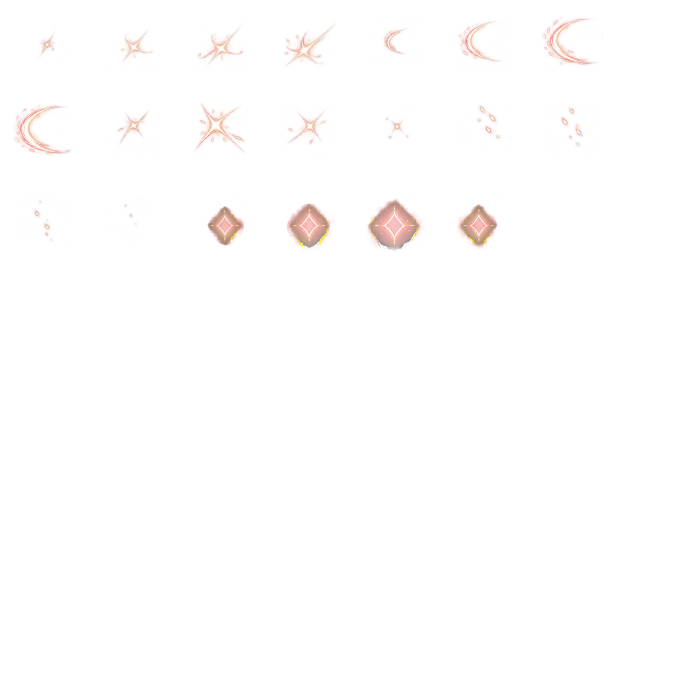
#> input picture incoming/ART-VFX-EXEC-WARD-001/execute_fx.webp, 2048 x 2048 px, given in place of execute.png, which was not available (shown at 1/3 size)
$ python build_assets.py
#> lines starting #> are read from the running program, lines starting #| are printed output that depends on the picture; pictures that were not available may be replaced by others from this repository, and a replacement may not be noted
#> `atlas = Image.new('RGBA', (2048, 2048))`: atlas: PIL image 2048x2048 RGBA; every value is 0
"""Package original generated RGBA flipbooks. Run with Pillow; writes only here."""
from pathlib import Path
from PIL import Image, ImageOps, ImageEnhance
import json, hashlib

ROOT = Path(__file__).resolve().parent
SPEC = {
    'execute': [('blade_glint','execute',0),('slash_ribbon','execute',1),
                ('contact_star','execute',2),('falling_spark','execute',3),
                ('rose_mark_pulse','supplement',0)],
    'ward': [('weave_thread','ward',0),('curved_veil','ward',1),
             ('settle','ward',2),('dissolve','ward',3),
             ('rim_crescent','supplement',1),('sparse_rune','supplement',2),
             ('quiet_rim','supplement',3)]}

def split(sheet, row):
#> called with sheet = 'execute', row = 0
    src = Image.open(ROOT/'generated'/f'{sheet}.png').convert('RGBA')
#> src is the input picture: PIL image 2048x2048 RGBA; mean R, G, B, A 11.5, 6.8, 5.3, 4.2
    # The supplemental generator used uneven row heights. Explicit reviewed row
    # bounds prevent a neighboring row's glints from leaking into quiet rims.
    boundaries=[0,320/1254,690/1254,990/1254,1] if sheet=='supplement' else [0,.25,.5,.75,1]
    cells = [src.crop((round(i*src.width/4),round(boundaries[row]*src.height),
                      round((i+1)*src.width/4),round(boundaries[row+1]*src.height))) for i in range(4)]
#> cells = 4 items
    # Retain grid-relative centers and relative frame sizes. Reserve a certified
    # transparent outer band, including the 4px inset where Bolt had a square.
    out=[]
    for cell in cells:
        im=ImageOps.contain(cell,(192,192),Image.Resampling.LANCZOS)
        canvas=Image.new('RGBA',(256,256)); canvas.paste(im,((256-im.width)//2,(256-im.height)//2))
        # Guard against any generated square outline: smoothly taper only the
        # exterior 16% of the cell, leaving the principal artwork untouched.
        pixels=canvas.load()
        for y in range(32,224):
            for x in range(32,224):
                r,g,b,a=pixels[x,y]
                d=min(x-32,y-32,223-x,223-y)
                a=round(a*min(1,max(0,d/16)))
                pixels[x,y]=(r,g,b,a) if a else (0,0,0,0)
        out.append(canvas)
#> this loop made 4 passes
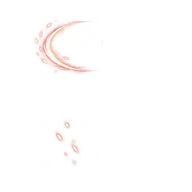
#> im: PIL image 192x192 RGBA; mean R, G, B, A 25.8, 15.5, 10.5, 5.2; transparent parts drawn white
#> after the loop, out = 4 items
    return out

def overlay(canvas,im,xy,size):
    fit=im.resize(size,Image.Resampling.LANCZOS)
    canvas.alpha_composite(fit,(round(xy[0]-size[0]/2),round(xy[1]-size[1]/2)))

report={}
for effect, spec in SPEC.items():
    folder=ROOT/effect; sources=folder/'sources'; sources.mkdir(parents=True,exist_ok=True)
    atlas=Image.new('RGBA',(2048,2048)); frames={}; animations={}; images={}
    n=0
    for layer,sheet,row in spec:
        cells=split(sheet,row); strip=Image.new('RGBA',(1024,256))
#> after `cells = split(sheet, row)`: cells = 4 items
#> after `strip = Image.new('RGBA', (1024, 256))`: strip: PIL image 1024x256 RGBA; every value is 0
        for i,im in enumerate(cells):
            name=f'{layer}_{i:02d}'; images[name]=im
            im.save(sources/f'{name}.png'); strip.paste(im,(i*256,0))
            x=4+(n%7)*264; y=4+(n//7)*264; n+=1
            atlas.paste(im,(x,y))
            frames[name]={'frame':{'x':x,'y':y,'w':256,'h':256},'rotated':False,'trimmed':False,
              'spriteSourceSize':{'x':0,'y':0,'w':256,'h':256},'sourceSize':{'w':256,'h':256},
              'pivot':{'x':.5,'y':.5}}
#> this loop made 4 passes
#> (name, x) on passes 1 to 4: ('blade_glint_00', 4), ('blade_glint_01', 268), ('blade_glint_02', 532), ('blade_glint_03', 796)
#> pass 1, `im.save(sources / f'{name}.png')`:
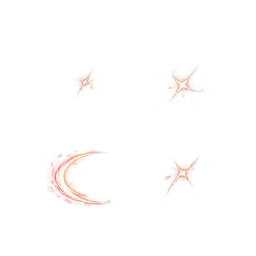
#> saved as blade_glint_00.png: PIL image 256x256 RGBA; mean R, G, B, A 16.6, 10.6, 8.5, 4.7; transparent parts drawn white
#> after the loop:
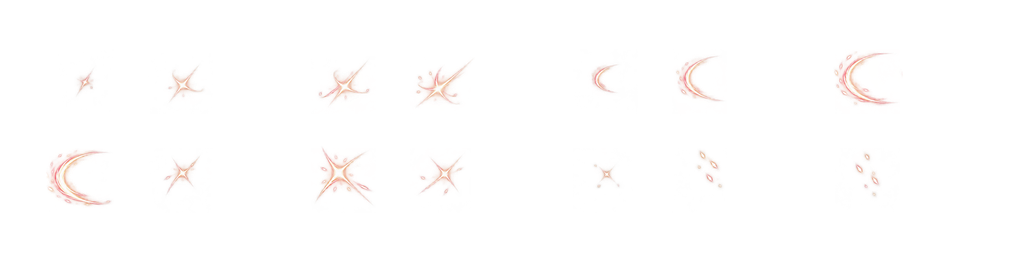
#> strip: PIL image 1024x256 RGBA; mean R, G, B, A 17.9, 10.5, 7.8, 3.9; transparent parts drawn white
#> after the loop, frames = 4 items; images = 4 items; n = 4
        strip.save(sources/f'{layer}_strip.png')
        animations[layer]={'count':4,'cell':[256,256],'layout':'horizontal',
                           'frames':[f'{layer}_{i:02d}' for i in range(4)]}
    static='contact_star_01' if effect=='execute' else 'settle_01'
#> static = 'contact_star_01'
    images['static_impact']=images[static]; frames['static_impact']=frames[static].copy()
    images['static_impact'].save(sources/'static_impact.png')
    path=ROOT/f'{effect}_fx.webp'; atlas.save(path,lossless=True,exact=True,method=6)
    meta={'app':'ART-VFX-EXEC-WARD-001','version':'1','image':path.name,'format':'RGBA8888',
          'size':{'w':2048,'h':2048},'scale':'1','alphaMode':'straight','animations':animations,
          'staticImpactFrame':'static_impact'}
    (ROOT/f'{effect}_fx.json').write_text(json.dumps({'frames':frames,'meta':meta},indent=2)+'\n')
    decoded=Image.open(path).convert('RGBA'); checks=[]
    for name, f in frames.items():
        r=f['frame']; im=decoded.crop((r['x'],r['y'],r['x']+256,r['y']+256))
        assert im.tobytes()==images[name].tobytes(), name
        a=im.getchannel('A')
        bands=[a.crop(box).getextrema()[1] for box in [(0,0,256,16),(0,240,256,256),(0,0,16,256),(240,0,256,256)]]
        assert max(bands)==0, name
        # A square frame spanning the cell would appear as long runs on these
        # rows/columns. Check every line in the outer 32px, not just four pixels.
        longest=0
        for k in list(range(32))+list(range(224,256)):
            for line in [[a.getpixel((j,k)) for j in range(256)], [a.getpixel((k,j)) for j in range(256)]]:
                run=0
                for v in line:
                    run=run+1 if v>8 else 0; longest=max(longest,run)
        assert longest<128,(name,longest)
        checks.append({'frame':name,'alphaRange':a.getextrema(),'outer16pxAlphaMax':max(bands),'outer32pxLongestRunAbove8':longest})
#> this loop made 21 passes
#> (name, r) on passes 1 to 11: ('blade_glint_00', {'x': 4, 'y': 4, 'w': 256, 'h': 256}), ('blade_glint_01', {'x': 268, 'y': 4, 'w': 256, 'h': 256}), ('blade_glint_02', {'x': 532, 'y': 4, 'w': 256, 'h': 256}), ('blade_glint_03', {'x': 796, 'y': 4, 'w': 256, 'h': 256}), ('slash_ribbon_00', {'x': 1060, 'y': 4, 'w': 256, 'h': 256}), ('slash_ribbon_01', {'x': 1324, 'y': 4, 'w': 256, 'h': 256}), ('slash_ribbon_02', {'x': 1588, 'y': 4, 'w': 256, 'h': 256}), ('slash_ribbon_03', {'x': 4, 'y': 268, 'w': 256, 'h': 256}), ('contact_star_00', {'x': 268, 'y': 268, 'w': 256, 'h': 256}), ('contact_star_01', {'x': 532, 'y': 268, 'w': 256, 'h': 256}), ('contact_star_02', {'x': 796, 'y': 268, 'w': 256, 'h': 256})
#> pass 1, `a=im.getchannel('A')`:
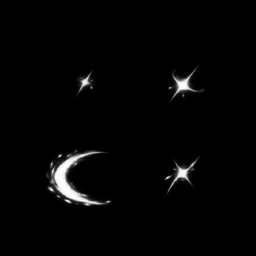
#> a: PIL image 256x256 L; min 0, max 254, mean 4.7
#> after the loop: a: PIL image 256x256 L; every value is 0
#> after the loop, checks = 21 items
    bg=Image.open(ROOT.parents[1]/'public/assets/art/ruins.webp').convert('RGB')
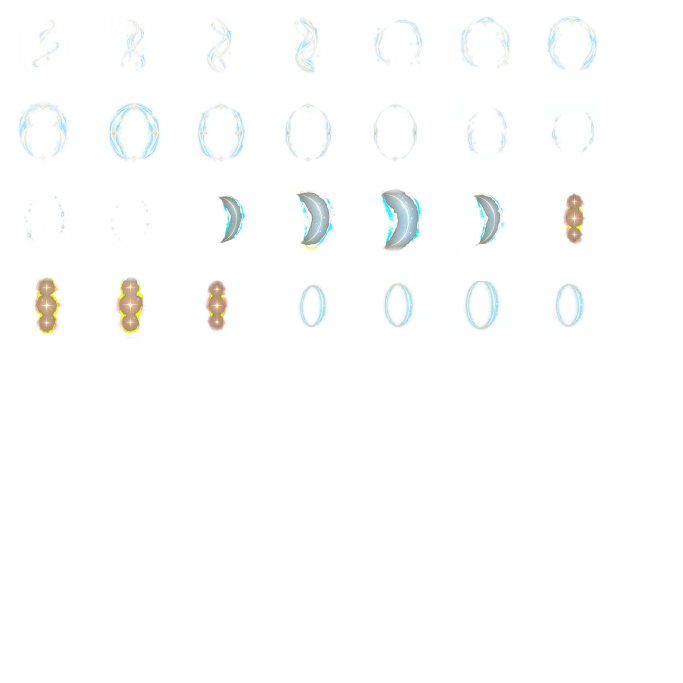
#> input picture incoming/ART-VFX-EXEC-WARD-001/ward_fx.webp, 2048 x 2048 px, given in place of ruins.webp, which was not available (shown at 1/3 size)
    bg=ImageOps.fit(bg,(390,844),method=Image.Resampling.LANCZOS)
#> bg: PIL image 390x844 RGB
    samples= [('blade_glint_02',(105,210),(84,84)),('slash_ribbon_03',(225,370),(104,104)),
              ('contact_star_01',(280,485),(70,70)),('rose_mark_pulse_02',(312,474),(36,36)),
              ('falling_spark_01',(280,630),(80,80))] if effect=='execute' else [
              ('weave_thread_02',(105,210),(80,104)),('curved_veil_03',(225,370),(84,110)),
              ('settle_01',(280,500),(84,110)),('quiet_rim_02',(280,650),(84,110))]
    for mode,factor in [('dark',.38),('light',1.65)]:
        canvas=ImageEnhance.Brightness(bg).enhance(factor).convert('RGBA')
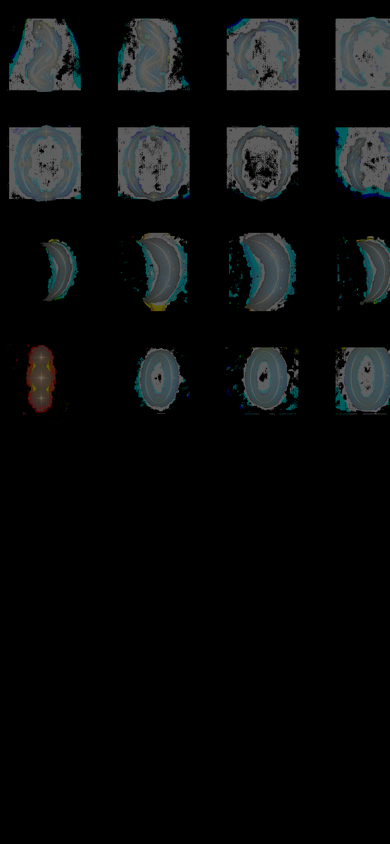
#> canvas: PIL image 390x844 RGBA; mean R, G, B, A 11.5, 13.2, 13.4, 255
        if mode=='light': canvas=Image.blend(canvas,Image.new('RGBA',canvas.size,'#e6e3f2'),.28)
        for name,xy,size in samples: overlay(canvas,images[name],xy,size)
        canvas.convert('RGB').save(folder/f'preview_{mode}.png')
        assert Image.open(folder/f'preview_{mode}.png').size==(390,844)
    # All exported frames on a single flat background: no decorative cell lines.
    qa=Image.new('RGBA',(768,((len(images)+5)//6)*128),'#10182b')
    for i,(name,im) in enumerate(images.items()):
        qa.alpha_composite(im.resize((128,128),Image.Resampling.LANCZOS),((i%6)*128,(i//6)*128))
#> this loop made 21 passes
#> name on passes 1 to 12: 'blade_glint_00', 'blade_glint_01', 'blade_glint_02', 'blade_glint_03', 'slash_ribbon_00', 'slash_ribbon_01', 'slash_ribbon_02', 'slash_ribbon_03', 'contact_star_00', 'contact_star_01', 'contact_star_02', 'contact_star_03'
    qa.convert('RGB').save(folder/'review_frames.png')
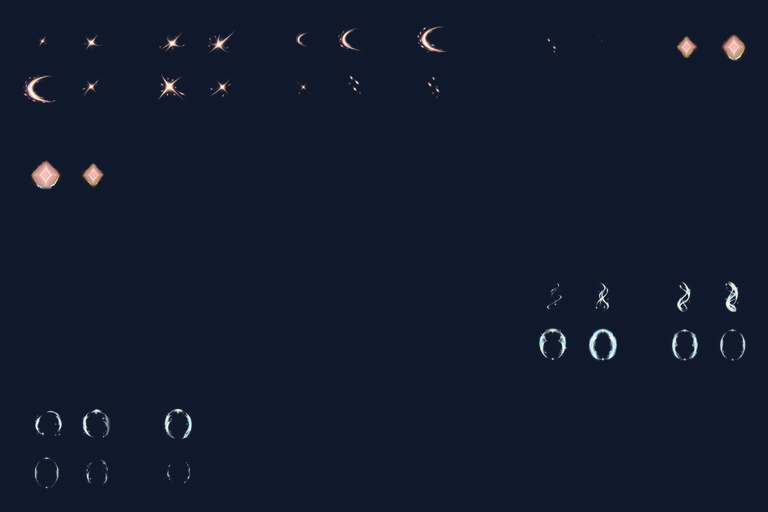
#> saved as review_frames.png: PIL image 768x512 RGB; mean R, G, B 18.1, 25.8, 44.5
#> (the run stopped early here; a loop or call above may not have finished)
